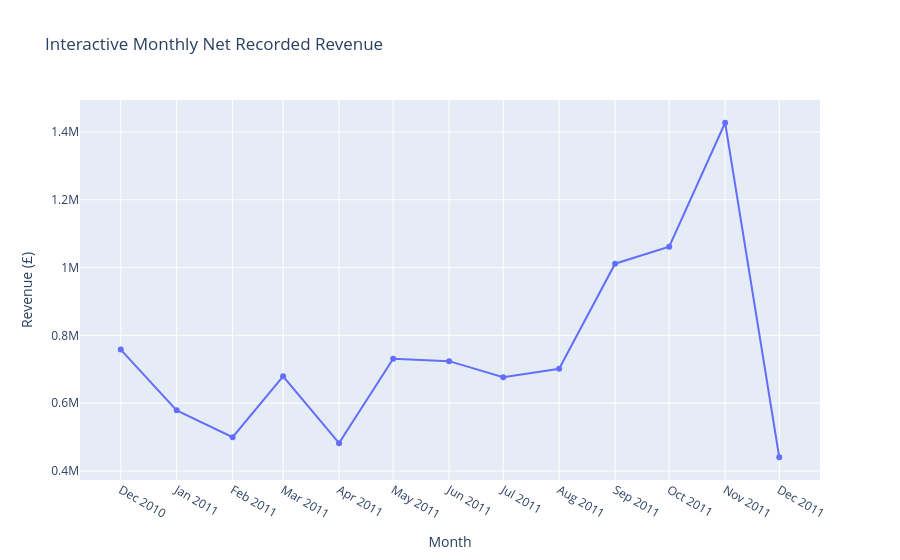

The code cell stored with this chart in its notebook:
### Code cell
# plotting the interactive monthly revenue chart
fig = px.line(x=monthly_revenue.index, y=monthly_revenue.values, markers=True, title="Interactive Monthly Net Recorded Revenue",
            labels={"x": "Month", "y": "Revenue (£)"})
fig.update_layout(hovermode="x unified")
fig.update_xaxes(tickformat="%b %Y", dtick="M1")
fig.show()

### Figure 1 — Plotly figure (JSON) as saved in the notebook; plotly's stock layout.template omitted (floating-point values rounded to 4 significant figures)
{"data": [{"hovertemplate": "Month=%{x}<br>Revenue (£)=%{y}<extra></extra>", "legendgroup": "", "line": {"color": "#636efa", "dash": "solid"}, "marker": {"symbol": "circle"}, "mode": "lines+markers", "name": "", "orientation": "v", "showlegend": false, "type": "scatter", "x": ["2010-12-01T00:00:00.000000", "2011-01-01T00:00:00.000000", "2011-02-01T00:00:00.000000", "2011-03-01T00:00:00.000000", "2011-04-01T00:00:00.000000", "2011-05-01T00:00:00.000000", "2011-06-01T00:00:00.000000", "2011-07-01T00:00:00.000000", "2011-08-01T00:00:00.000000", "2011-09-01T00:00:00.000000", "2011-10-01T00:00:00.000000", "2011-11-01T00:00:00.000000", "2011-12-01T00:00:00.000000"], "xaxis": "x", "y": [758000.0, 578800.0, 499400.0, 679200.0, 482000.0, 731000.0, 723800.0, 676700.0, 701300.0, 1011000.0, 1062000.0, 1427000.0, 440400.0], "yaxis": "y"}], "layout": {"hovermode": "x unified", "legend": {"tracegroupgap": 0}, "title": {"text": "Interactive Monthly Net Recorded Revenue"}, "xaxis": {"anchor": "y", "domain": [0, 1], "dtick": "M1", "tickformat": "%b %Y", "title": {"text": "Month"}}, "yaxis": {"anchor": "x", "domain": [0, 1], "title": {"text": "Revenue (£)"}}}}
